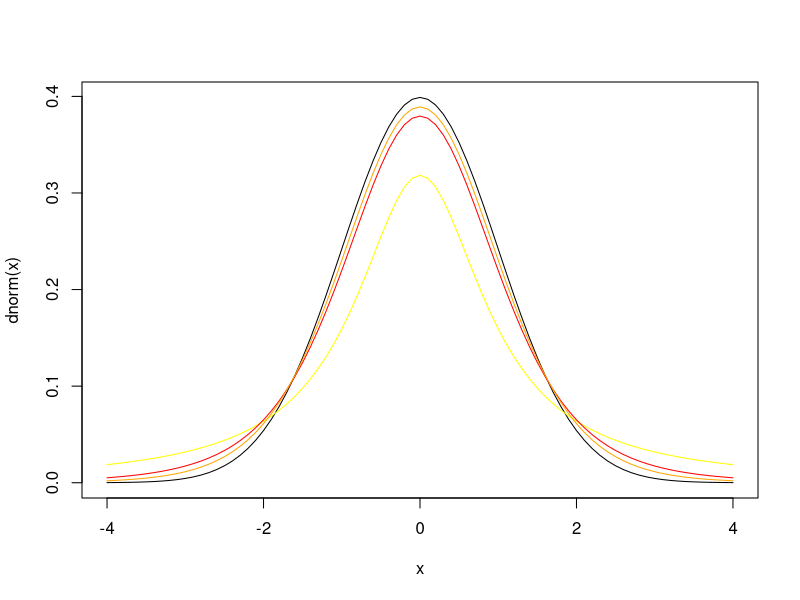

The R source for this figure:
setwd("~/cs152/python-linear-algebra/r_stats")

# why normal, not uniform
x <- seq(-4,4,by=0.1)
# normal density curve 
plot(x, dnorm(x), type="l", lty=1)
# t-distri with degree of freedom
lines(x,dt(x,1), col="yellow")
lines(x,dt(x,5), col="red")
lines(x,dt(x,10), col="orange")

# construct CI
#t-based confidence interval
n <- 10
alpha <- 0.05
x <- rnorm(n,0,1) #iid sample from N(0,1)
c(mean(x) - qt(1-alpha/2,n-1)*sd(x)/sqrt(n),mean(x) + qt(1-alpha/2,n-1)*sd(x)/sqrt(n))

#check coverage rate
M <- 1000
CI_matrix <- matrix(0,nrow=M,ncol=2)
for(i in 1:M)
{
  x <- rnorm(n,0,1) #iid sample from N(0,1)
  CI_matrix[i,] <- c(mean(x) - qt(1-alpha/2,n-1)*sd(x)/sqrt(n),mean(x) + qt(1-alpha/2,n-1)*sd(x)/sqrt(n))
}

mean(CI_matrix[,1]<=0 & CI_matrix[,2]>=0) #coverage rate

a = acos(16/sqrt(826))

